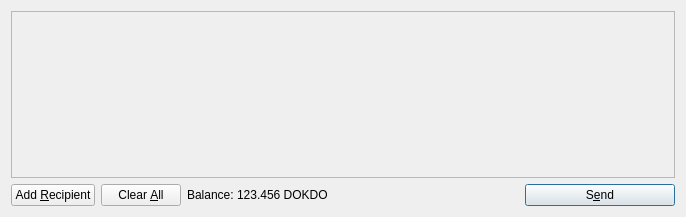
<?xml version="1.0" encoding="UTF-8"?>
<ui version="4.0">
 <class>SendCoinsDialog</class>
 <widget class="QDialog" name="SendCoinsDialog">
  <property name="geometry">
   <rect>
    <x>0</x>
    <y>0</y>
    <width>686</width>
    <height>217</height>
   </rect>
  </property>
  <property name="windowTitle">
   <string>Send Coins</string>
  </property>
  <layout class="QVBoxLayout" name="verticalLayout">
   <item>
    <widget class="QScrollArea" name="scrollArea">
     <property name="widgetResizable">
      <bool>true</bool>
     </property>
     <widget class="QWidget" name="scrollAreaWidgetContents">
      <property name="geometry">
       <rect>
        <x>0</x>
        <y>0</y>
        <width>666</width>
        <height>165</height>
       </rect>
      </property>
      <layout class="QVBoxLayout" name="verticalLayout_2">
       <property name="margin">
        <number>0</number>
       </property>
       <item>
        <layout class="QVBoxLayout" name="entries">
         <property name="spacing">
          <number>6</number>
         </property>
        </layout>
       </item>
       <item>
        <spacer name="verticalSpacer">
         <property name="orientation">
          <enum>Qt::Vertical</enum>
         </property>
         <property name="sizeHint" stdset="0">
          <size>
           <width>20</width>
           <height>40</height>
          </size>
         </property>
        </spacer>
       </item>
      </layout>
     </widget>
    </widget>
   </item>
   <item>
    <layout class="QHBoxLayout" name="horizontalLayout">
     <item>
      <widget class="QPushButton" name="addButton">
       <property name="toolTip">
        <string>Send to multiple recipients at once</string>
       </property>
       <property name="text">
        <string>Add &amp;Recipient</string>
       </property>
       <property name="icon">
        <iconset resource="../bitcoin.qrc">
         <normaloff>:/icons/add</normaloff>:/icons/add</iconset>
       </property>
       <property name="autoDefault">
        <bool>false</bool>
       </property>
      </widget>
     </item>
     <item>
      <widget class="QPushButton" name="clearButton">
       <property name="sizePolicy">
        <sizepolicy hsizetype="Minimum" vsizetype="Fixed">
         <horstretch>0</horstretch>
         <verstretch>0</verstretch>
        </sizepolicy>
       </property>
       <property name="toolTip">
        <string>Remove all transaction fields</string>
       </property>
       <property name="text">
        <string>Clear &amp;All</string>
       </property>
       <property name="icon">
        <iconset resource="../bitcoin.qrc">
         <normaloff>:/icons/remove</normaloff>:/icons/remove</iconset>
       </property>
       <property name="autoRepeatDelay">
        <number>300</number>
       </property>
       <property name="autoDefault">
        <bool>false</bool>
       </property>
      </widget>
     </item>
     <item>
      <layout class="QHBoxLayout" name="horizontalLayout_2">
       <property name="spacing">
        <number>3</number>
       </property>
       <item>
        <widget class="QLabel" name="label">
         <property name="text">
          <string>Balance:</string>
         </property>
        </widget>
       </item>
       <item>
        <widget class="QLabel" name="labelBalance">
         <property name="cursor">
          <cursorShape>IBeamCursor</cursorShape>
         </property>
         <property name="text">
          <string>123.456 DOKDO</string>
         </property>
         <property name="textInteractionFlags">
          <set>Qt::LinksAccessibleByMouse|Qt::TextSelectableByKeyboard|Qt::TextSelectableByMouse</set>
         </property>
        </widget>
       </item>
      </layout>
     </item>
     <item>
      <spacer name="horizontalSpacer">
       <property name="orientation">
        <enum>Qt::Horizontal</enum>
       </property>
       <property name="sizeHint" stdset="0">
        <size>
         <width>40</width>
         <height>20</height>
        </size>
       </property>
      </spacer>
     </item>
     <item>
      <widget class="QPushButton" name="sendButton">
       <property name="minimumSize">
        <size>
         <width>150</width>
         <height>0</height>
        </size>
       </property>
       <property name="toolTip">
        <string>Confirm the send action</string>
       </property>
       <property name="text">
        <string>S&amp;end</string>
       </property>
       <property name="icon">
        <iconset resource="../bitcoin.qrc">
         <normaloff>:/icons/send</normaloff>:/icons/send</iconset>
       </property>
       <property name="default">
        <bool>true</bool>
       </property>
      </widget>
     </item>
    </layout>
   </item>
  </layout>
 </widget>
 <resources>
  <include location="../bitcoin.qrc"/>
 </resources>
 <connections/>
</ui>
